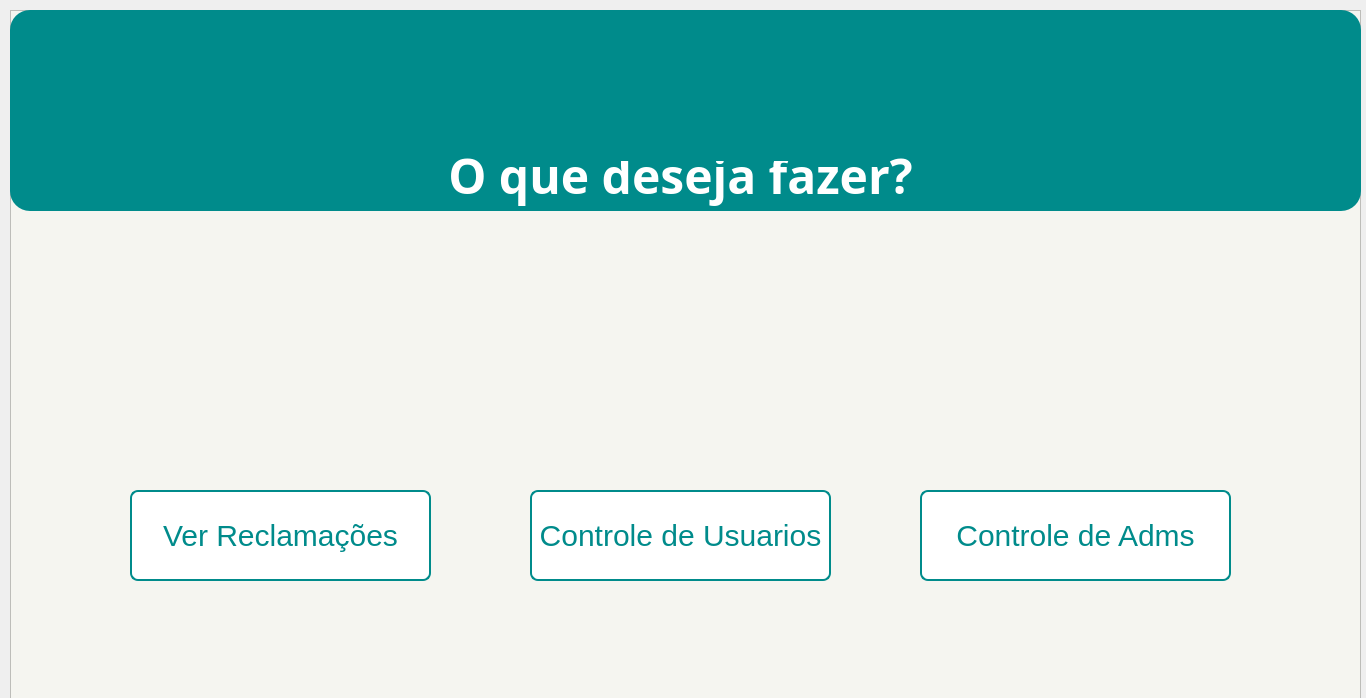
<?xml version="1.0" encoding="UTF-8"?>
<ui version="4.0">
 <class>Dialog</class>
 <widget class="QDialog" name="Dialog">
  <property name="geometry">
   <rect>
    <x>0</x>
    <y>0</y>
    <width>1366</width>
    <height>698</height>
   </rect>
  </property>
  <property name="windowTitle">
   <string>Dialog</string>
  </property>
  <widget class="QFrame" name="frame_4">
   <property name="geometry">
    <rect>
     <x>10</x>
     <y>10</y>
     <width>1351</width>
     <height>711</height>
    </rect>
   </property>
   <property name="styleSheet">
    <string notr="true">background-color:rgb(245, 245, 240);</string>
   </property>
   <property name="frameShape">
    <enum>QFrame::StyledPanel</enum>
   </property>
   <property name="frameShadow">
    <enum>QFrame::Raised</enum>
   </property>
   <widget class="QFrame" name="frame_3">
    <property name="geometry">
     <rect>
      <x>0</x>
      <y>0</y>
      <width>1351</width>
      <height>201</height>
     </rect>
    </property>
    <property name="styleSheet">
     <string notr="true">	QFrame {
    background-color: qlineargradient(spread:pad, x1:0, y1:0, x2:1, y2:0, stop:0 rgb(0, 139, 139), stop:1 rgba(0, 139, 139));
    border: none; /* Sem borda */
    border-radius: 20px; /* Borda arredondada */
}</string>
    </property>
    <property name="frameShape">
     <enum>QFrame::StyledPanel</enum>
    </property>
    <property name="frameShadow">
     <enum>QFrame::Raised</enum>
    </property>
    <widget class="QLabel" name="label_4">
     <property name="geometry">
      <rect>
       <x>330</x>
       <y>120</y>
       <width>681</width>
       <height>91</height>
      </rect>
     </property>
     <property name="font">
      <font>
       <family>Tahoma,sans-serif</family>
       <pointsize>-1</pointsize>
       <weight>50</weight>
       <bold>false</bold>
      </font>
     </property>
     <property name="styleSheet">
      <string notr="true">QLabel {
    font-size: 46px; /* Tamanho menor */
    font-family: 'Tahoma', sans-serif; /* Fonte sem ser negrito */
    font-weight: normal; /* Sem negrito */
    color: white; /* Cor do texto */
}

</string>
     </property>
     <property name="text">
      <string>&lt;html&gt;&lt;head/&gt;&lt;body&gt;&lt;p align=&quot;center&quot;&gt;&lt;span style=&quot; font-size:36pt; font-weight:600;&quot;&gt;O que deseja fazer?&lt;/span&gt;&lt;/p&gt;&lt;/body&gt;&lt;/html&gt;</string>
     </property>
    </widget>
    <widget class="QLabel" name="lbl_logo">
     <property name="geometry">
      <rect>
       <x>520</x>
       <y>0</y>
       <width>311</width>
       <height>151</height>
      </rect>
     </property>
     <property name="text">
      <string/>
     </property>
     <property name="pixmap">
      <pixmap>../Front2/icone/logo 1.png</pixmap>
     </property>
     <property name="scaledContents">
      <bool>true</bool>
     </property>
    </widget>
   </widget>
   <widget class="QPushButton" name="Btn_CtrUser">
    <property name="geometry">
     <rect>
      <x>520</x>
      <y>480</y>
      <width>301</width>
      <height>91</height>
     </rect>
    </property>
    <property name="cursor">
     <cursorShape>PointingHandCursor</cursorShape>
    </property>
    <property name="styleSheet">
     <string notr="true">QPushButton {
    background-color: white;
    color: #008b8b;  /* Azul escuro */
    border: 2px solid #008b8b;
    border-radius: 8px;
    font-family: 'Baloo Tammudu 2';
    font-size: 30px;
}

QPushButton:hover {
    background-color: #0A3D62;
    color: white;
}

QPushButton:pressed {
    background-color: #05445E;  /* Azul mais escuro no clique */
}</string>
    </property>
    <property name="text">
     <string>Controle de Usuarios</string>
    </property>
   </widget>
   <widget class="QPushButton" name="Btn_irparaadm">
    <property name="geometry">
     <rect>
      <x>910</x>
      <y>480</y>
      <width>311</width>
      <height>91</height>
     </rect>
    </property>
    <property name="cursor">
     <cursorShape>PointingHandCursor</cursorShape>
    </property>
    <property name="styleSheet">
     <string notr="true">QPushButton {
    background-color: white;
    color: #008b8b;  /* Azul escuro */
    border: 2px solid #008b8b;
    border-radius: 8px;
    font-family: 'Baloo Tammudu 2';
    font-size: 30px;
}

QPushButton:hover {
    background-color: #0A3D62;
    color: white;
}

QPushButton:pressed {
    background-color: #05445E;  /* Azul mais escuro no clique */
}</string>
    </property>
    <property name="text">
     <string>Controle de Adms</string>
    </property>
   </widget>
   <widget class="QPushButton" name="Btn_reclamacao">
    <property name="geometry">
     <rect>
      <x>120</x>
      <y>480</y>
      <width>301</width>
      <height>91</height>
     </rect>
    </property>
    <property name="cursor">
     <cursorShape>PointingHandCursor</cursorShape>
    </property>
    <property name="styleSheet">
     <string notr="true">QPushButton {
    background-color: white;
    color: #008b8b;  /* Azul escuro */
    border: 2px solid #008b8b;
    border-radius: 8px;
    font-family: 'Baloo Tammudu 2';
    font-size: 30px;
}

QPushButton:hover {
    background-color: #0A3D62;
    color: white;
}

QPushButton:pressed {
    background-color: #05445E;  /* Azul mais escuro no clique */
}</string>
    </property>
    <property name="text">
     <string>Ver Reclamações</string>
    </property>
   </widget>
   <widget class="QLabel" name="lbl_icone1">
    <property name="geometry">
     <rect>
      <x>600</x>
      <y>340</y>
      <width>141</width>
      <height>121</height>
     </rect>
    </property>
    <property name="text">
     <string/>
    </property>
    <property name="pixmap">
     <pixmap>../Front2/icone/Icone (4).png</pixmap>
    </property>
    <property name="scaledContents">
     <bool>true</bool>
    </property>
   </widget>
   <widget class="QLabel" name="lbl_icone2">
    <property name="geometry">
     <rect>
      <x>1000</x>
      <y>310</y>
      <width>171</width>
      <height>151</height>
     </rect>
    </property>
    <property name="text">
     <string/>
    </property>
    <property name="pixmap">
     <pixmap>../Front2/icone/Icone (6).png</pixmap>
    </property>
    <property name="scaledContents">
     <bool>true</bool>
    </property>
   </widget>
   <widget class="QLabel" name="lbl_icone3">
    <property name="geometry">
     <rect>
      <x>180</x>
      <y>320</y>
      <width>181</width>
      <height>151</height>
     </rect>
    </property>
    <property name="text">
     <string/>
    </property>
    <property name="pixmap">
     <pixmap>../Front2/icone/Icone (7).png</pixmap>
    </property>
    <property name="scaledContents">
     <bool>true</bool>
    </property>
   </widget>
  </widget>
 </widget>
 <resources/>
 <connections/>
</ui>
